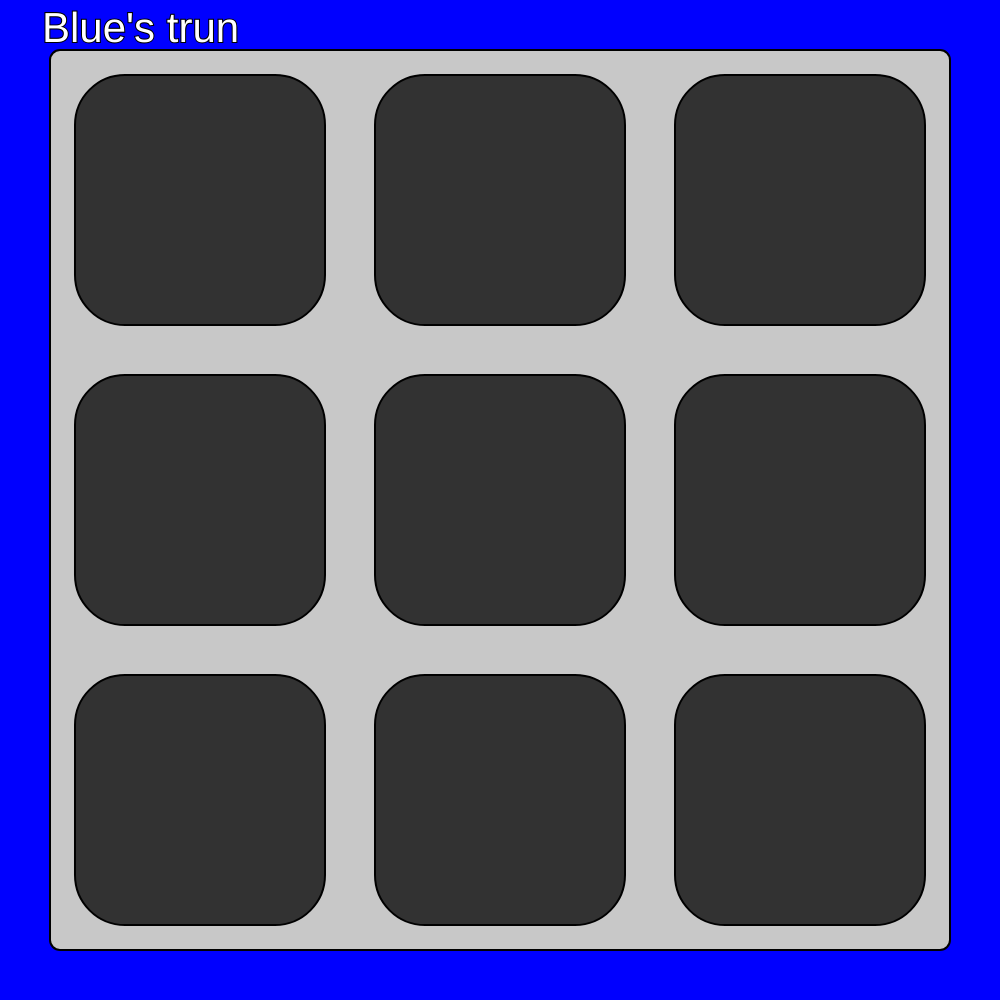
Frame 1 (no input)
Frame 60 (no input): identical to frame 1, image omitted
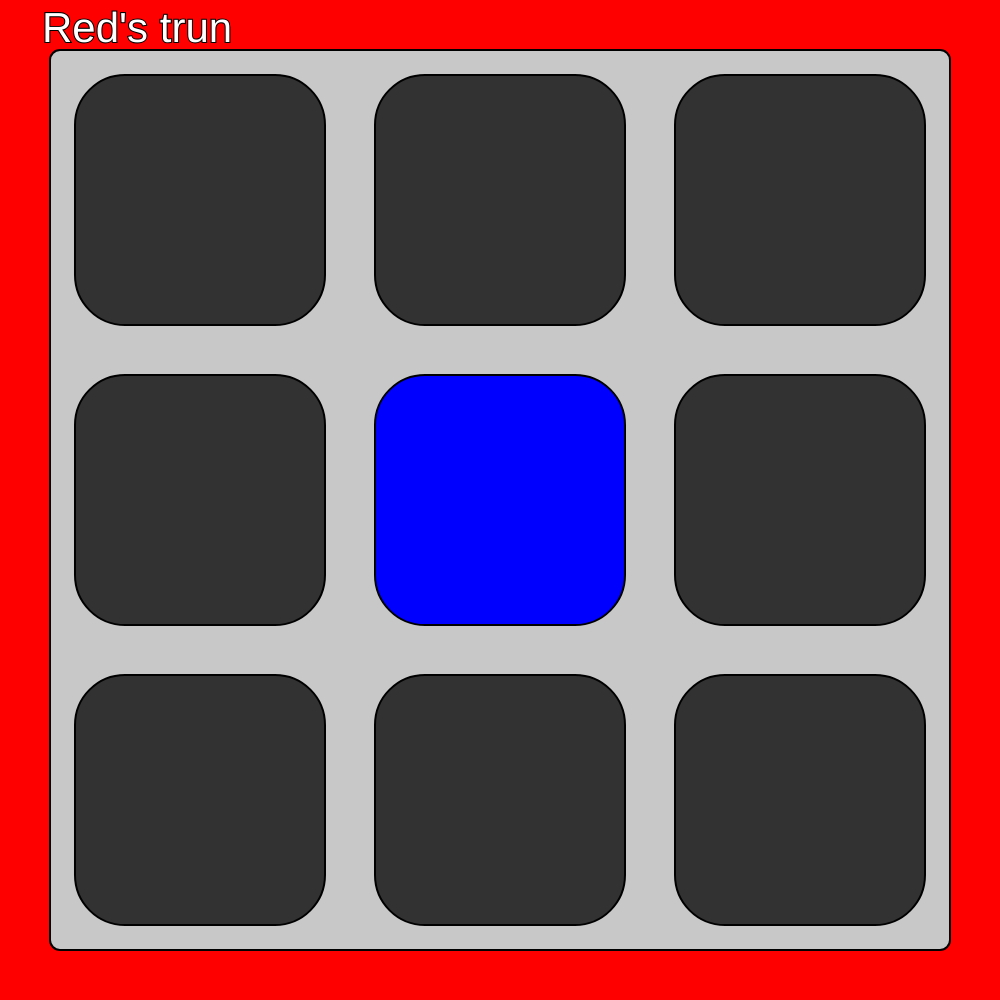
Frame 120 (the mouse pressed at the canvas centre since frame 60)

The p5.js sketch that drew these frames (run headless with seeded random() and noise() and a simulated clock; from frame 60 on, the mouse is pressed at the canvas centre):

// p5.js sketch
// ── sketch.js

function setup() {
  createCanvas(1000, 1000)
}
let turn = 1
let a0 = 50;let b0 = 50;let c0 = 50
let a1 = 50;let b1 = 50;let c1 = 50
let a2 = 50;let b2 = 50;let c2 = 50
let a0_block = 1;let b0_block = 1;let c0_block = 1;
let a1_block = 1;let b1_block = 1;let c1_block = 1;
let a2_block = 1;let b2_block = 1;let c2_block = 1;
let b_color = turn
function draw() {
  if (turn % 2 != 0) {
      b_color = 'blue'
    }else{
      b_color = 'red'
    }
  background(b_color)
  strokeWeight(2)
  stroke(0)
  fill(200)
  rect(50,50,900,900,10)
  fill(a0)
  rect(75,75,250,250,50)
  fill(a1)
  rect(375,75,250,250,50)
  fill(a2),10
  rect(675,75,250,250,50)
  fill(b0),10
  rect(75,375,250,250,50)
  fill(b1)
  rect(375,375,250,250,50)
  fill(b2)
  rect(675,375,250,250,50)
  fill(c0)
  rect(75,675,250,250,50)
  fill(c1)
  rect(375,675,250,250,50)
  fill(c2)
  rect(675,675,250,250,50)
  fill(255)
  if (b_color == 'blue'){
    textSize(42)
  text("Blue's trun",42,42,)
}
  else{
    textSize(42)
  text("Red's trun",42,42,)
  }
  if (a1=='blue'&& a2=='blue'&& a0=='blue'){
    turn = 21
  }
  if (b1=='blue'&& b2=='blue'&& b0=='blue'){
    turn = 21
  }
  if (c1=='blue'&& c2=='blue'&& c0=='blue'){
    turn = 21
  }
  if (a1=='blue'&& b1=='blue'&& c1=='blue'){
    turn = 21
  }
  if (a2=='blue'&& b2=='blue'&& c2=='blue'){
    turn = 21
  }
  if (a0=='blue'&& b0=='blue'&& c0=='blue'){
    turn = 21
  }
  if (a1=='red'&& a2=='red'&& a0=='red'){
    turn = 22
  }
  if (b1=='red'&& b2=='red'&& b0=='red'){
    turn = 22
  }
  if (c1=='red'&& c2=='red'&& c0=='red'){
    turn = 22
  }
    if (a1=='red'&& b1=='red'&& c1=='red'){
    turn = 22
  }
  if (a2=='red'&& b2=='red'&& c2=='red'){
    turn = 22
  }
  if (a0=='red'&& b0=='red'&& c0=='red'){
    turn = 22
  }
  if (a0=='red'&& b1=='red'&& c2=='red'){
    turn = 22
  }
  if (a2=='red'&& b1=='red'&& c0=='red'){
    turn = 22
  }
  if (a0=='blue'&& b1=='blue'&& c2=='blue'){
    turn = 21
  }
  if (a2=='blue'&& b1=='blue'&& c0=='blue'){
    turn = 21
  }
  if (turn == 21){
a0_block=0;b0_block=0;c0_block=0;
a1_block=0;b1_block=0;c1_block=0;
a2_block=0;b2_block=0;c2_block=0;
fill(255)
textSize(140)
strokeWeight(10)
stroke(0)
fill('#0099ffff')
text('Blue Win',210,500)
fill(255)
text('Restart',240,650)
strokeWeight(2)
}
  if (turn == 22){
a0_block=0;b0_block=0;c0_block=0;
a1_block=0;b1_block=0;c1_block=0;
a2_block=0;b2_block=0;c2_block=0;
fill(255)
textSize(140)
strokeWeight(10)
stroke(0)
fill('#e60000ff')
text('Red Win',210,500)
fill(255)
text('Restart',240,650)
strokeWeight(2)
}
  if (turn == 10){
a0_block=0;b0_block=0;c0_block=0;
a1_block=0;b1_block=0;c1_block=0;
a2_block=0;b2_block=0;c2_block=0;
fill(255)
textSize(140)
text('Draw',280,500)
strokeWeight(10)
text('Restart',240,650)
strokeWeight(0)
}
}
function mousePressed() {
  if (mouseX >= 75 && mouseX <= 325 && mouseY >= 75 && mouseY <= 325 && a0_block == 1) {
    if (turn % 2 != 0) {
      a0 = 'blue'
    } else {
      a0 = 'red'
    }
    turn++
    a0_block = 0
  }
  if (mouseX >= 375 && mouseX <= 625 && mouseY >= 75 && mouseY <= 325 && a1_block == 1) {
    if (turn % 2 != 0) {
      a1 = 'blue'
    } else {
      a1 = 'red'
    }
    turn++
    a1_block = 0
  }
  if (mouseX >= 675 && mouseX <= 925 && mouseY >= 75 && mouseY <= 325 && a2_block == 1) {
    if (turn % 2 != 0) {
      a2 = 'blue'
    } else {
      a2 = 'red'
    }
    turn++
    a2_block = 0
  }
  if (mouseX >= 75 && mouseX <= 325 && mouseY >= 375 && mouseY <= 625 && b0_block == 1) {
    if (turn % 2 != 0) {
      b0 = 'blue'
    } else {
      b0 = 'red'
    }
    turn++
    b0_block = 0
  }
  if (mouseX >= 375 && mouseX <= 625 && mouseY >= 375 && mouseY <= 625 && b1_block == 1) {
    if (turn % 2 != 0) {
      b1 = 'blue'
    } else {
      b1 = 'red'
    }
    turn++
    b1_block = 0
  }
  if (mouseX >= 675 && mouseX <= 925 && mouseY >= 375 && mouseY <= 625 && b2_block == 1) {
    if (turn % 2 != 0) {
      b2 = 'blue'
    } else {
      b2 = 'red'
    }
    turn++
    b2_block = 0
  }
  if (mouseX >= 75 && mouseX <= 325 && mouseY >= 675 && mouseY <= 925 && c0_block == 1) {
    if (turn % 2 != 0) {
      c0 = 'blue'
    } else {
      c0 = 'red'
    }
    turn++
    c0_block = 0
  }
  if (mouseX >= 375 && mouseX <= 625 && mouseY >= 675 && mouseY <= 925 && c1_block == 1) {
    if (turn % 2 != 0) {
      c1 = 'blue'
    } else {
      c1 = 'red'
    }
    turn++
    c1_block = 0
  }
  if (mouseX >= 675 && mouseX <= 925 && mouseY >= 675 && mouseY <= 925 && c2_block == 1) {
    if (turn % 2 != 0) {
      c2 = 'blue'
    } else {
      c2 = 'red'
    }
    turn++
    c2_block = 0
  }
  if (turn >= 10 && mouseX >= 240 && mouseX <= 760 && mouseY >= 510 && mouseY <= 670) {
    a0_block = 1;b0_block = 1;c0_block = 1;
    a1_block = 1;b1_block = 1;c1_block = 1;
    a2_block = 1;b2_block = 1;c2_block = 1;
    a0 = 50;b0 = 50;c0 = 50;
    a1 = 50;b1 = 50;c1 = 50;
    a2 = 50;b2 = 50;c2 = 50;
    turn = 1
  }
}
